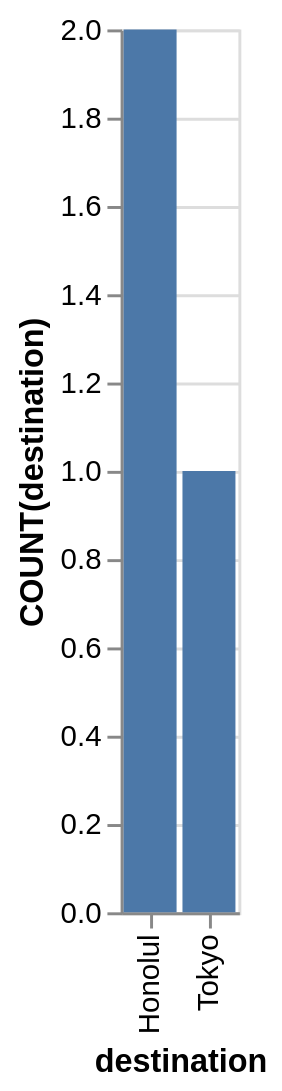

Specify this chart in Vega-Lite:
### Vega-Lite specification from a JSON file in a GitHub repository (floating-point values rounded to 4 significant figures)
{"data": {"values": [{"x_data": "Honolul", "y_data": 2}, {"x_data": "Tokyo", "y_data": 1}]}, "mark": "bar", "encoding": {"x": {"field": "x_data", "type": "nominal", "title": "destination", "sort": {"op": "sum", "field": "y_data", "order": "descending"}}, "y": {"field": "y_data", "type": "quantitative", "title": "COUNT(destination)"}}}
